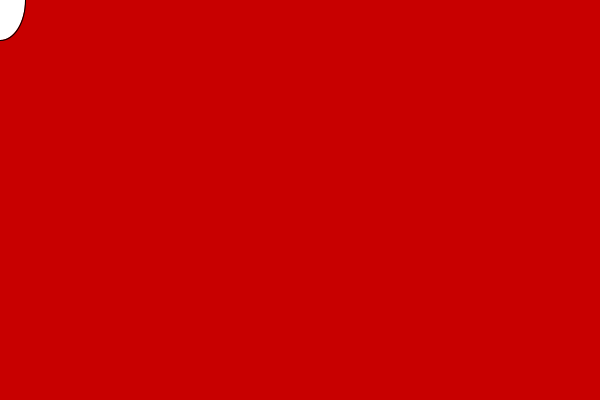
Frame 1 (no input)
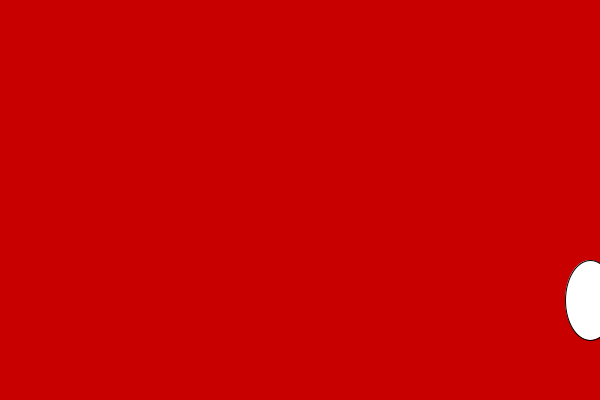
Frame 60 (the mouse pressed at the canvas centre just before this capture)
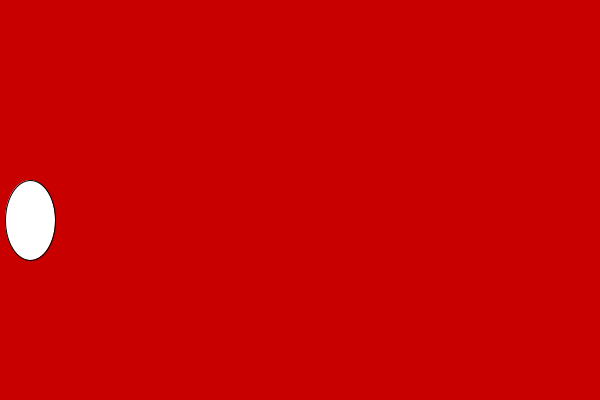
Frame 120 (the mouse held since frame 60 and released just before this capture)

The Processing sketch that drew these frames (run headless with seeded random() and noise(); from frame 60 on, the mouse is pressed at the canvas centre):

// Processing sketch: processing_159968
// ── processing_159968.pde

// code begins here - declaring global variables
int posx;
int posy;
int xd = 10;
int yd = 20;
int w =50;
int h = 80;

// define setup function
void setup() {
  size(600,400);
  frameRate(10);
  }

// define draw function
void draw() {
  background(200,0,0);
  ball (posx, posy, w, h);
  posx = posx + xd;
  posy = posy + yd;
  if (posx>width) {
     xd = -xd;}
  if (posy>height) {
     yd = -yd;}
  if (posx<0) {
     xd = -xd;}
  if (posy<0) {
     yd = -yd;}
}

// define ball function
void ball (int x,int y,int w,int h) {
   fill (255, 255, 255); 
   ellipse (x, y, w, h);
   
}
